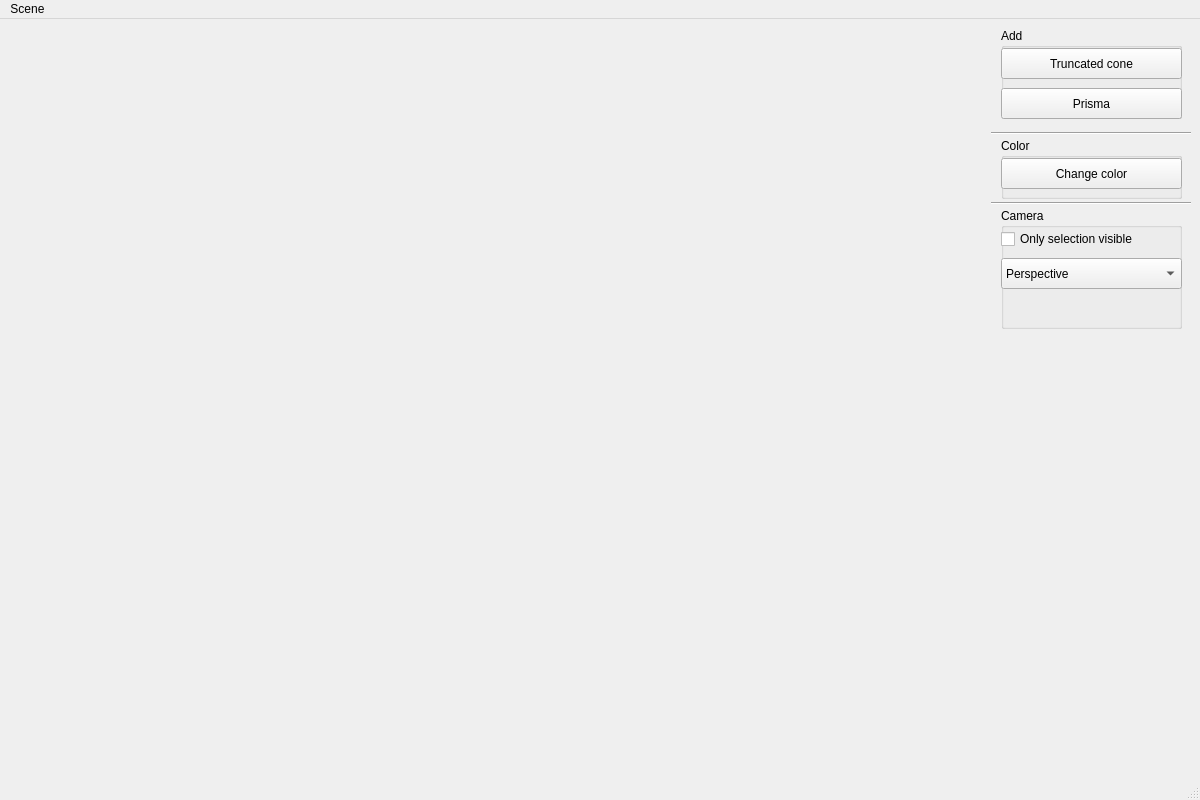
<?xml version="1.0" encoding="UTF-8"?>
<ui version="4.0">
 <class>MainWindow</class>
 <widget class="QMainWindow" name="MainWindow">
  <property name="geometry">
   <rect>
    <x>0</x>
    <y>0</y>
    <width>1200</width>
    <height>800</height>
   </rect>
  </property>
  <property name="sizePolicy">
   <sizepolicy hsizetype="Preferred" vsizetype="Preferred">
    <horstretch>0</horstretch>
    <verstretch>0</verstretch>
   </sizepolicy>
  </property>
  <property name="minimumSize">
   <size>
    <width>1200</width>
    <height>800</height>
   </size>
  </property>
  <property name="maximumSize">
   <size>
    <width>1200</width>
    <height>800</height>
   </size>
  </property>
  <property name="windowTitle">
   <string>MainWindow</string>
  </property>
  <widget class="QWidget" name="centralwidget">
   <layout class="QHBoxLayout" name="horizontalLayout">
    <item>
     <widget class="OpenGLWidget" name="openGLWidget" native="true">
      <property name="focusPolicy">
       <enum>Qt::StrongFocus</enum>
      </property>
     </widget>
    </item>
    <item>
     <widget class="QWidget" name="widget_2" native="true">
      <property name="maximumSize">
       <size>
        <width>200</width>
        <height>16777215</height>
       </size>
      </property>
      <widget class="Line" name="line">
       <property name="geometry">
        <rect>
         <x>0</x>
         <y>90</y>
         <width>201</width>
         <height>31</height>
        </rect>
       </property>
       <property name="orientation">
        <enum>Qt::Horizontal</enum>
       </property>
      </widget>
      <widget class="QGroupBox" name="groupBox">
       <property name="geometry">
        <rect>
         <x>10</x>
         <y>0</y>
         <width>181</width>
         <height>91</height>
        </rect>
       </property>
       <property name="title">
        <string>Add</string>
       </property>
       <widget class="QPushButton" name="addTruncatedConeButton">
        <property name="geometry">
         <rect>
          <x>0</x>
          <y>20</y>
          <width>181</width>
          <height>31</height>
         </rect>
        </property>
        <property name="text">
         <string>Truncated cone</string>
        </property>
       </widget>
       <widget class="QPushButton" name="addPrismaButton">
        <property name="geometry">
         <rect>
          <x>0</x>
          <y>60</y>
          <width>181</width>
          <height>31</height>
         </rect>
        </property>
        <property name="text">
         <string>Prisma</string>
        </property>
       </widget>
      </widget>
      <widget class="QGroupBox" name="groupBox_2">
       <property name="geometry">
        <rect>
         <x>10</x>
         <y>110</y>
         <width>181</width>
         <height>61</height>
        </rect>
       </property>
       <property name="title">
        <string>Color</string>
       </property>
       <widget class="QPushButton" name="pushButton">
        <property name="geometry">
         <rect>
          <x>0</x>
          <y>20</y>
          <width>181</width>
          <height>31</height>
         </rect>
        </property>
        <property name="text">
         <string>Change color</string>
        </property>
       </widget>
       <zorder>pushButton</zorder>
       <zorder>comboBox</zorder>
      </widget>
      <widget class="Line" name="line_2">
       <property name="geometry">
        <rect>
         <x>0</x>
         <y>160</y>
         <width>201</width>
         <height>31</height>
        </rect>
       </property>
       <property name="orientation">
        <enum>Qt::Horizontal</enum>
       </property>
      </widget>
      <widget class="QGroupBox" name="groupBox_3">
       <property name="geometry">
        <rect>
         <x>10</x>
         <y>180</y>
         <width>181</width>
         <height>121</height>
        </rect>
       </property>
       <property name="title">
        <string>Camera</string>
       </property>
       <widget class="QCheckBox" name="checkBox">
        <property name="enabled">
         <bool>true</bool>
        </property>
        <property name="geometry">
         <rect>
          <x>0</x>
          <y>20</y>
          <width>191</width>
          <height>22</height>
         </rect>
        </property>
        <property name="text">
         <string>Only selection visible</string>
        </property>
        <property name="checked">
         <bool>false</bool>
        </property>
       </widget>
       <widget class="QComboBox" name="comboBox">
        <property name="geometry">
         <rect>
          <x>0</x>
          <y>50</y>
          <width>181</width>
          <height>31</height>
         </rect>
        </property>
        <property name="toolTip">
         <string>&lt;html&gt;&lt;head/&gt;&lt;body&gt;&lt;p&gt;&lt;br/&gt;&lt;/p&gt;&lt;/body&gt;&lt;/html&gt;</string>
        </property>
        <item>
         <property name="text">
          <string>Perspective</string>
         </property>
        </item>
        <item>
         <property name="text">
          <string>Ortho_XY</string>
         </property>
        </item>
        <item>
         <property name="text">
          <string>Ortho_XZ</string>
         </property>
        </item>
        <item>
         <property name="text">
          <string>Ortho_YZ</string>
         </property>
        </item>
       </widget>
      </widget>
     </widget>
    </item>
   </layout>
  </widget>
  <widget class="QMenuBar" name="menubar">
   <property name="geometry">
    <rect>
     <x>0</x>
     <y>0</y>
     <width>1200</width>
     <height>25</height>
    </rect>
   </property>
   <widget class="QMenu" name="menuScene">
    <property name="title">
     <string>Scene</string>
    </property>
    <addaction name="separator"/>
    <addaction name="actionLoad"/>
    <addaction name="actionSave"/>
    <addaction name="separator"/>
    <addaction name="separator"/>
    <addaction name="actionClear_all"/>
    <addaction name="actionGenerate_random"/>
    <addaction name="separator"/>
    <addaction name="separator"/>
    <addaction name="actionExit"/>
   </widget>
   <addaction name="menuScene"/>
  </widget>
  <widget class="QStatusBar" name="statusbar"/>
  <action name="actionLoad">
   <property name="text">
    <string>Load</string>
   </property>
  </action>
  <action name="actionSave">
   <property name="text">
    <string>Save</string>
   </property>
  </action>
  <action name="actionExit">
   <property name="text">
    <string>Exit</string>
   </property>
  </action>
  <action name="actionClear_all">
   <property name="text">
    <string>Clear all</string>
   </property>
  </action>
  <action name="actionGenerate_random">
   <property name="text">
    <string>Generate random</string>
   </property>
  </action>
 </widget>
 <customwidgets>
  <customwidget>
   <class>OpenGLWidget</class>
   <extends>QWidget</extends>
   <header>openglwidget.h</header>
   <container>1</container>
  </customwidget>
 </customwidgets>
 <resources/>
 <connections/>
</ui>
